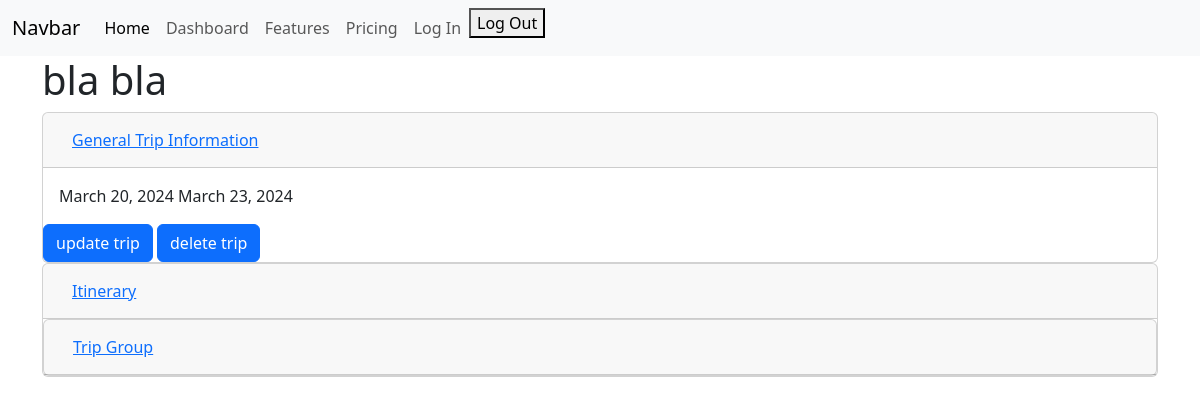
/trip/8 (signed in), run on the app's committed database.
### travel/models.py (models this page shows)
class Trip(models.Model):
    name = models.CharField(max_length = 100)
    admin = models.ForeignKey(User, on_delete = models.CASCADE, related_name = 'trip_admin')
    start_date = models.DateField()
    end_date = models.DateField()
    users = models.ManyToManyField(User)

### travel/views.py (the view)
# urls.py: path('trip/<int:pk>', TripDetailView.as_view(), name='trip-detail'),
class TripDetailView(LoginRequiredMixin, DetailView):
    model = Trip
    def get_context_data(self, **kwargs):
        context = super().get_context_data(**kwargs)
        context['activities'] = Activity.objects.filter(trip = self.get_object())
        return context

### travel/templates/travel/trip_detail.html (shortened to what this page needs)
{% extends "travel/base.html" %}
{% block content %}
<div class = "container">
<h1>{{ object.name }}</h1>
<div id="accordion">
    <div class="card">
      <div class="card-header" id="headingOne">
        <h5 class="mb-0">
          <button class="btn btn-link" data-toggle="collapse" data-target="#collapseOne" aria-expanded="true" aria-controls="collapseOne">
            General Trip Information
          </button>
        </h5>
      </div>
      <div id="collapseOne" class="collapse show" aria-labelledby="headingOne" data-parent="#accordion">
        <div class="card-body">
            {{object.start_date}}
            {{object.end_date}}
        </div>
        <a class="btn btn-primary" href="{% url 'update-trip-details' trip.pk %}">update trip</a>
        <a class="btn btn-primary" href="{% url 'delete-trip' trip.pk %}">delete trip</a>
      </div>
    </div>
    <div class="card">
      <div class="card-header" id="headingTwo">
        <h5 class="mb-0">
          <button class="btn btn-link collapsed" data-toggle="collapse" data-target="#collapseTwo" aria-expanded="false" aria-controls="collapseTwo">
            Itinerary
          </button>
        </h5>
      </div>
    <div class="card">
      <div class="card-header" id="headingThree">
        <h5 class="mb-0">
          <button class="btn btn-link collapsed" data-toggle="collapse" data-target="#collapseThree" aria-expanded="false" aria-controls="collapseThree">
            Trip Group
          </button>
        </h5>
      </div>
  </div>
</div>
{% endblock content %}

### data on the page
Trip: name "bla bla", start_date "March 20, 2024", end_date "March 23, 2024"
